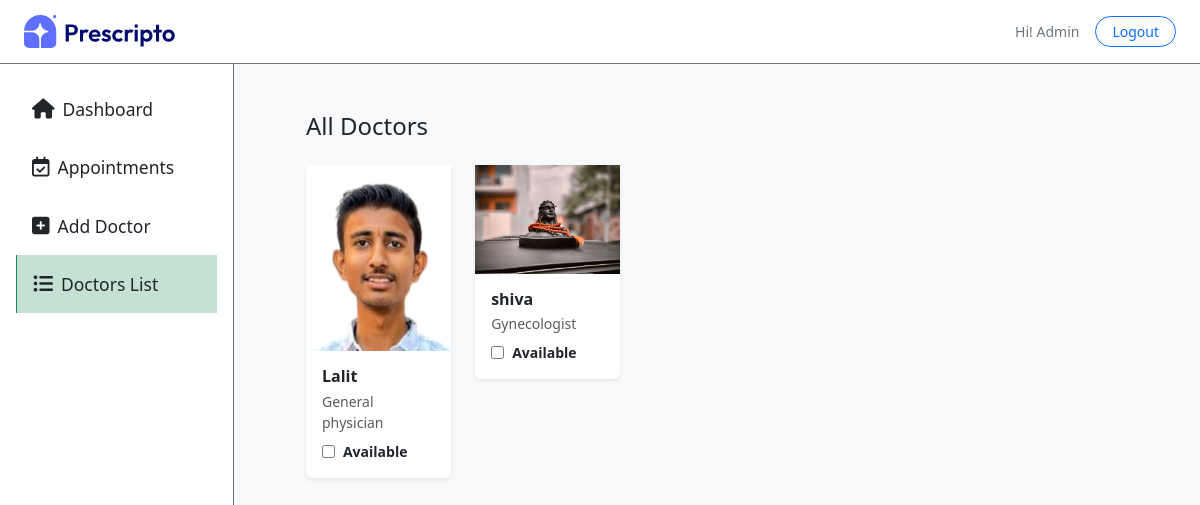
The app's page /doctor_list/ (signed in), older data.
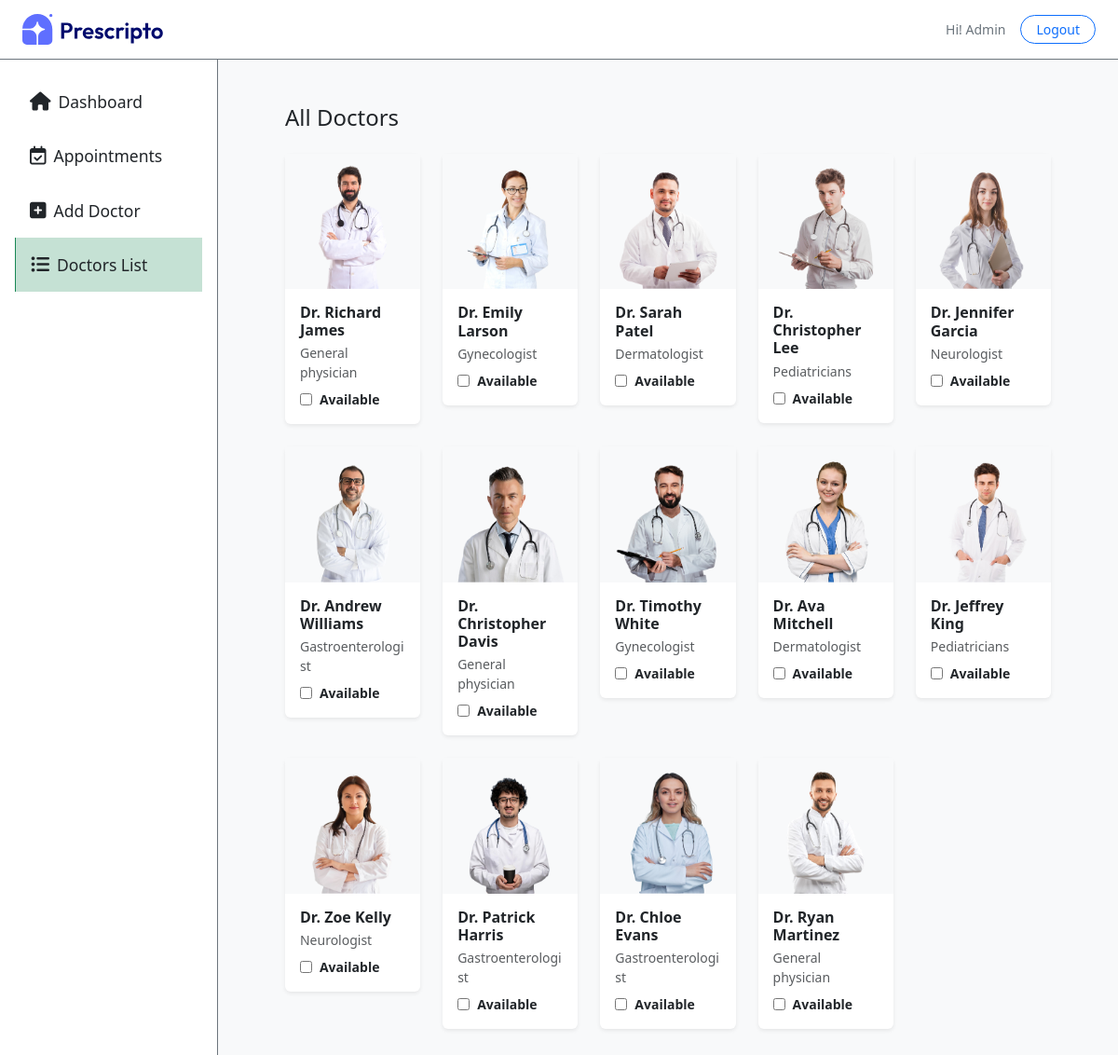
The same page, newer data.
### appointment/models.py (models this page shows, shortened)
class Doctor(models.Model):
    image = models.ImageField(upload_to='doctor_image')
    name = models.CharField(max_length=100)
    email = models.EmailField()
    username = models.CharField(max_length=255, unique=True)
    password = models.CharField(max_length=100)
    experience = models.IntegerField()
    fees = models.FloatField()
    category = models.ForeignKey(Category, on_delete=models.CASCADE)
    degree = models.CharField(max_length=50)
    about = models.TextField()
    address = models.TextField()

class Category(models.Model):
    name = models.CharField(max_length=100)
    def __str__(self):
        return self.name

### appointment/views.py (the view)
# urls.py: path('doctor_list/', views.doctor_list, name='doctor_list'),
@login_required(login_url=('/dash_login'))
@staff_member_required
def doctor_list(request):
    doctors = Doctor.objects.all()
    return render(request, 'dashboard/doctor_list.html', {'doctors': doctors, 'action': 'doctor_list', "role" : "admin"})

### templates/dashboard/doctor_list.html
{% extends "dashboard/layout.html" %}
{% load static %}
{% block contant %}
    <section class='w-100 p-5 bg-light'>
        <h3 class='mb-4 fs-4 ms-4'>All Doctors</h3>
        <div class="row row-cols-2 row-cols-sm-5 g-4 px-4">
            {% for doctor in doctors %}
                <div class="col">
                    <div class="card border-0 rounded shadow-sm">
                        <div class="bg-light d-flex justify-content-center aaa" >
                        <img src="{{  doctor.image.url  }}" alt="Doctor" class="img-fluid"
                            style="width: 180px; object-fit: contain;">
                        </div>
                        <div class="card-body pb-3">
                            <h6 class="card-title fw-bold mb-1">{{ doctor.name }}</h6>
                            <p class="text-muted small mb-2">{{ doctor.category }}</p>
                            <div class='d-flex align-items-center'>
                                <input type="checkbox" name="available" class='active me-2' id="available">
                                <p class="small fw-bold m-0">
                                    Available
                                </p>
                            </div>
                        </div>
                    </div>
                </div>
            {% endfor %}
        </div>
    </section>
{% endblock %}

Row changes from the older to the newer data that the page shows:
removed Doctor: image (picture), name "Lalit", category "General physician"
removed Doctor: image (picture), name "shiva", category "Gynecologist"
added Doctor: image (picture), name "Dr. Richard James", category "General physician"
added Doctor: image (picture), name "Dr. Emily Larson", category "Gynecologist"
added Doctor: image (picture), name "Dr. Sarah Patel", category "Dermatologist"
added Doctor: image (picture), name "Dr. Christopher Lee", category "Pediatricians"
added Doctor: image (picture), name "Dr. Jennifer Garcia", category "Neurologist"
added Doctor: image (picture), name "Dr. Andrew Williams", category "Gastroenterologist"
added Doctor: image (picture), name "Dr. Christopher Davis", category "General physician"
added Doctor: image (picture), name "Dr. Timothy White", category "Gynecologist"
added Doctor: image (picture), name "Dr. Ava Mitchell", category "Dermatologist"
added Doctor: image (picture), name "Dr. Jeffrey King", category "Pediatricians"
added Doctor: image (picture), name "Dr. Zoe Kelly", category "Neurologist"
added Doctor: image (picture), name "Dr. Patrick Harris", category "Gastroenterologist"
added Doctor: image (picture), name "Dr. Chloe Evans", category "Gastroenterologist"
added Doctor: image (picture), name "Dr. Ryan Martinez", category "General physician"
